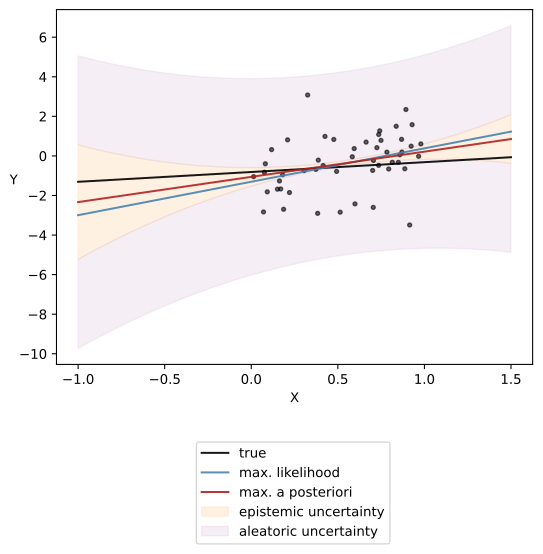

Recreate this plot in Python.
import numpy as np
import scipy.stats as stats
import matplotlib.pyplot as plt
from matplotlib.animation import FuncAnimation

class WSV_CF_BLR:

    def __init__(self, 
                 seed: int=27, 
                 n_sample: int=60, 
                 n_post_pred_dist_granularity: int=500,
                 n_out_of_sample: int=400, 
                 sample_range_on_x_axis: tuple=(-1.,1.5),
                 single_testpoint_coords: np.ndarray=np.array([1., 1.]), 
                 all_testpoints_x_coords_range: tuple=(-.25,1.25),
                 all_testpoints_y_coords_range: tuple=(1.,1.),
                 mu_prior: np.ndarray=np.array([0, 0]),
                 sigma_aleatoric: int=2,
                 Sigma_prior: np.ndarray=np.array([[.5, 0], [0, 1.]]),
                 ):
        """
        Initializes the data generating process and the model. Default parameter values are provided. 

        Description of parameters:
        seed (int): Random number generator seed for reproducibility
        etc.
        """
        np.random.seed(seed)
        self.n_sample = n_sample
        self.n_out_of_sample = n_out_of_sample
        self.n_post_pred_dist_granularity = n_post_pred_dist_granularity,
        self.sample_range_on_x_axis = sample_range_on_x_axis
        self.single_testpoint_coords = single_testpoint_coords
        self.all_testpoints_x_coords_range = all_testpoints_x_coords_range
        self.all_testpoints_y_coords_range = all_testpoints_y_coords_range
        if not (all_testpoints_x_coords_range[0] <= single_testpoint_coords[0] <= all_testpoints_x_coords_range[1]):
            raise ValueError('single_testpoint_coords[0] must be within all_testpoints_x_coords_range. Either change single_testpoint_coords[0] or expand all_testpoints_x_coords_range.')
        if not (all_testpoints_y_coords_range[0] <= single_testpoint_coords[1] <= all_testpoints_y_coords_range[1]):
            raise ValueError('single_testpoint_coords[1] must be within all_testpoints_y_coords_range. Either change single_testpoint_coords[1] or expand all_testpoints_y_coords_range.')
        self.sigma_aleatoric = sigma_aleatoric # aka variance of the likelihood
        self.X = np.stack((np.ones(n_sample), np.random.rand(n_sample))).T
        self.w = np.random.multivariate_normal(mean = mu_prior, cov = Sigma_prior)
        self.Y = self.X @ self.w + sigma_aleatoric * np.random.randn(n_sample)

    def learning(self):
        """
        Learns the posterior distribution over the weights.

        Returns:
        variable name (datatype): it is of shape()
        """
        sigm_alea_sq_inv = 1 / (self.sigma_aleatoric ** 2)
        self.Sigma_posterior = np.linalg.pinv(sigm_alea_sq_inv * self.X.T @ self.X + sigm_alea_sq_inv * np.identity(2))
        self.mu_posterior = sigm_alea_sq_inv * self.Sigma_posterior @ self.X.T @ self.Y

    def inference(self):
        """
        Estimates maximum likelihood (MLE) and maximum a posteriori (MAP).

        Returns: 
        variable name (datatype): it is of shape()
        """
        self.X_out_of_sample = np.stack((np.ones(self.n_out_of_sample), np.linspace(self.sample_range_on_x_axis[0], self.sample_range_on_x_axis[1], self.n_out_of_sample))).T
        self.weights_MLE = np.linalg.pinv(self.X.T @ self.X) @ self.X.T @ self.Y
        self.MLE = self.X_out_of_sample @ self.weights_MLE
        self.MAP = self.X_out_of_sample @ self.mu_posterior
        self.three_sigma = 3 * np.diagonal(self.X_out_of_sample @ self.Sigma_posterior @ self.X_out_of_sample.T)
        self.epistemic_y1, self.epistemic_y2 = self.MAP - self.three_sigma, self.MAP + self.three_sigma
        self.aleatoric_lower_y1, self.aleatoric_lower_y2 = self.epistemic_y1, self.epistemic_y1 - 3 * self.sigma_aleatoric
        self.aleatoric_upper_y1, self.aleatoric_upper_y2 = self.epistemic_y2, self.epistemic_y2 + 3 * self.sigma_aleatoric
    
    def inference_viz(self):
        """
        """
        fig = plt.figure()
        ax = fig.add_subplot(111)
        ax.plot(self.X[:,1], self.Y, '.', color='black', alpha=0.6)
        ax.plot(self.X_out_of_sample[:,1], self.X_out_of_sample @ self.w, label='true', color='black', alpha=0.9)
        ax.plot(self.X_out_of_sample[:,1], self.MLE, label='max. likelihood', color='steelblue', alpha=0.9)
        ax.plot(self.X_out_of_sample[:,1], self.MAP, label='max. a posteriori', color='firebrick', alpha=0.9)
        ax.fill_between(self.X_out_of_sample[:,1], self.epistemic_y1, self.epistemic_y2, label='epistemic uncertainty', color='bisque', alpha=0.5)
        ax.fill_between(self.X_out_of_sample[:,1], self.aleatoric_lower_y1, self.aleatoric_lower_y2, label='aleatoric uncertainty', color='thistle', alpha=0.25)
        ax.fill_between(self.X_out_of_sample[:,1], self.aleatoric_upper_y1, self.aleatoric_upper_y2, color='thistle', alpha=0.25)
        ax.set_xlabel('X')
        ax.set_ylabel('Y', rotation=0)
        ax.legend(bbox_to_anchor=(abs(self.sample_range_on_x_axis[0]-self.sample_range_on_x_axis[1])/3.5, -0.2), borderaxespad=.5, loc='best')
        fig.savefig('src/bayesian_regression/linear/closed_form/wsv_cf_blr.svg', bbox_inches='tight')

    def post_pred_dist_2D(self):
        """
        Calculates the posterior predictive distribution at a single testpoint along the y-axis.

        Returns:
        variable name (datatype): it is of shape()
        """
        testpoint_coords = np.array([self.single_testpoint_coords[1], self.single_testpoint_coords[0]])
        mu_post_pred_dist = testpoint_coords @ self.mu_posterior
        sigma_post_pred_dist = np.sqrt((testpoint_coords @ self.Sigma_posterior) * testpoint_coords)
        self.y_pdf_2D = np.linspace(mu_post_pred_dist - 3 * sigma_post_pred_dist, mu_post_pred_dist + 3 * sigma_post_pred_dist, 100)
        self.z_pdf_2D = stats.norm.pdf(self.y_pdf_2D, mu_post_pred_dist, sigma_post_pred_dist)

    def post_pred_dist_2D_viz(self):
        """
        Visualizes the posterior predictive distribution at a single testpoint
        """
        testpoint_coords = np.array([self.single_testpoint_coords[1], self.single_testpoint_coords[0]])
        fig = plt.figure()
        ax = fig.add_subplot(111)
        linewidth = 2.5
        ax.plot(self.y_pdf_2D, self.z_pdf_2D, label=f'posterior predictive distribution at X={self.single_testpoint_coords[0]}', color='rosybrown', linewidth=linewidth)
        scale = 1.1
        ax.vlines(testpoint_coords @ self.w, scale*np.min(self.z_pdf_2D[~np.isnan(self.z_pdf_2D)]), scale*np.max(self.z_pdf_2D[~np.isnan(self.z_pdf_2D)]), label='true', color='black', alpha=0.9, linewidth=linewidth)
        ax.vlines(testpoint_coords @ self.weights_MLE, scale*np.min(self.z_pdf_2D[~np.isnan(self.z_pdf_2D)]), scale*np.max(self.z_pdf_2D[~np.isnan(self.z_pdf_2D)]), label='max. likelihood', color='steelblue', alpha=0.9, linewidth=linewidth)
        ax.vlines(testpoint_coords @ self.mu_posterior, scale*np.min(self.z_pdf_2D[~np.isnan(self.z_pdf_2D)]), scale*np.max(self.z_pdf_2D[~np.isnan(self.z_pdf_2D)]), label='max. a posteriori', color='firebrick', alpha=0.9, linewidth=linewidth)
        ax.set_xlabel('Y')
        ax.set_ylabel('Z', rotation=0)
        handles, labels = plt.gca().get_legend_handles_labels() # https://stackoverflow.com/questions/13588920/stop-matplotlib-repeating-labels-in-legend
        by_label = dict(zip(labels, handles))
        ax.legend(by_label.values(), by_label.keys(), bbox_to_anchor=(0.85, -0.1), loc='best') 
        fig.savefig('src/bayesian_regression/linear/closed_form/wsv_cf_blr_posterior_predictive_distribution_2D.svg', bbox_inches='tight')

    def post_pred_dist_3D(self): 
        """
        Calculates the posterior predictive distribution for a range of testpoints along the y-axis.

        Returns:
        variable name (datatype): it is of shape()
        """
        testpoint_x_coords = np.linspace(self.all_testpoints_x_coords_range[0], self.all_testpoints_x_coords_range[1], self.n_post_pred_dist_granularity[0])
        testpoint_y_coords = np.linspace(self.all_testpoints_y_coords_range[0], self.all_testpoints_y_coords_range[1], self.n_post_pred_dist_granularity[0])
        # testpoint_coords = np.vstack([testpoint_x_coords, testpoint_y_coords])
        testpoint_coords = np.vstack([testpoint_y_coords, testpoint_x_coords])
        mu_post_pred_dist = testpoint_coords.T @ self.mu_posterior
        sigma_post_pred_dist = np.sqrt(np.sum((testpoint_coords.T @ self.Sigma_posterior) * testpoint_coords.T, axis=1))
        self.x_pdf_3D = testpoint_x_coords
        self.y_pdf_3D = np.linspace(mu_post_pred_dist - 3*sigma_post_pred_dist, mu_post_pred_dist + 3*sigma_post_pred_dist, self.n_post_pred_dist_granularity[0])
        self.z_pdf_3D = stats.norm.pdf(self.y_pdf_3D, mu_post_pred_dist, sigma_post_pred_dist)

    def post_pred_dist_3D_viz(self, crosssection=True):
        """
        Creates a static 3D visualization of the posterior predictive distribution over a range of testpoints.
        """
        fig = plt.figure()
        ax = fig.add_subplot(111, projection='3d')
        ax.plot_surface(
            self.x_pdf_3D, self.y_pdf_3D, self.z_pdf_3D,
            cmap='plasma',
            # cmap='viridis',
            # cmap='cividis',
            alpha=.9,
            zorder=1)
        if crosssection==True:
            scale = 1.2
            y_plane = np.linspace(scale*np.min(self.y_pdf_2D[~np.isnan(self.y_pdf_2D)]), scale*np.max(self.y_pdf_2D[~np.isnan(self.y_pdf_2D)]), 500)
            z_plane = np.linspace(scale*np.min(self.z_pdf_2D[~np.isnan(self.z_pdf_2D)]), scale*np.max(self.z_pdf_2D[~np.isnan(self.z_pdf_2D)]), 500)
            y_plane_meshgrid, z_plane_meshgrid = np.meshgrid(y_plane, z_plane, indexing='xy')
            ax.plot_surface(self.single_testpoint_coords[0], y_plane_meshgrid, z_plane_meshgrid, color='black', alpha=.5, zorder=10)
            ax.plot(np.zeros_like(self.y_pdf_2D[~np.isnan(self.y_pdf_2D)]) + self.single_testpoint_coords[0], self.y_pdf_2D[~np.isnan(self.y_pdf_2D)], self.z_pdf_2D[~np.isnan(self.y_pdf_2D)], 
                    # label=f'posterior predictive distribution at X={self.single_testpoint_coords[0]}', 
                    color='white', alpha=0.75, zorder=100)
        ax.set_xlabel('X')
        ax.set_ylabel('Y')
        ax.set_zlabel('Z')
        # ax.set_xticklabels(ax.get_xticklabels(), rotation=10)
        # ax.set_yticklabels(ax.get_yticklabels(), rotation=340)
        # ax.legend()
        ax.set_title('Posterior predictive distribution')
        ax.view_init(elev=30, azim=-35)
        # plt.show()
        fig.savefig('src/bayesian_regression/linear/closed_form/wsv_cf_blr_posterior_predictive_distribution_3D.svg')

    def post_pred_dist_3D_gif(self):
        """
        Creates an animated 3D visualization of the posterior predictive distribution over a range of testpoints.
        """
        # TODO

    def weights_posterior_2D(self):
        """
        """
        # TODO

    def weights_posterior_2D_viz(self):
        """
        """
        # TODO

    def weights_posterior_3D(self):
        """
        """
        # TODO

    def weights_posterior_3D_viz(self):
        """
        """
        # TODO

    def bias_posterior_2D(self):
        """
        """
        # TODO

    def bias_posterior_2D_viz(self):
        """
        """
        # TODO

    def bias_posterior_3D(self):
        """
        """
        # TODO

    def bias_posterior_3D_viz(self):
        """
        """
        # TODO
